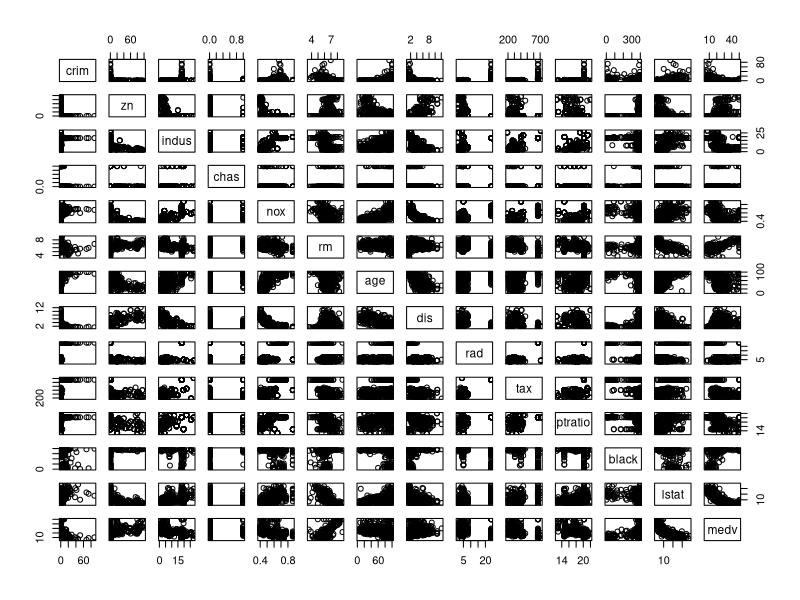
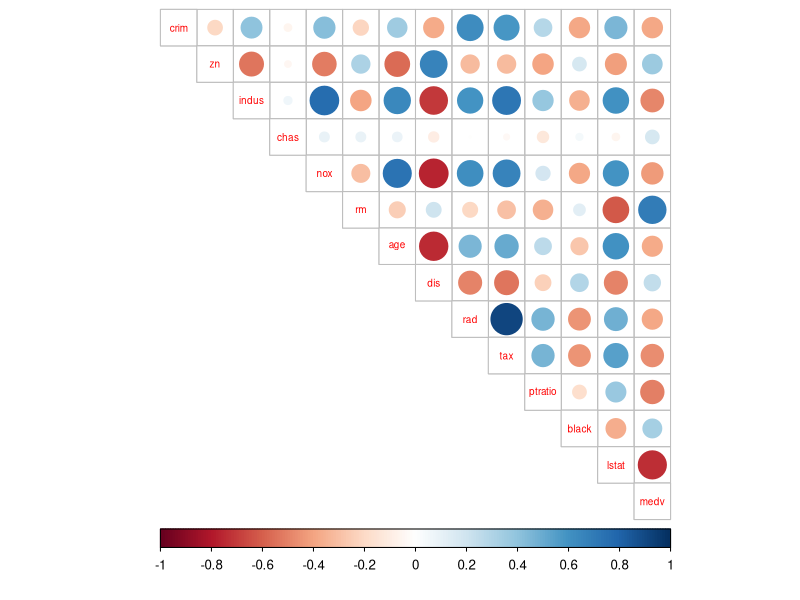
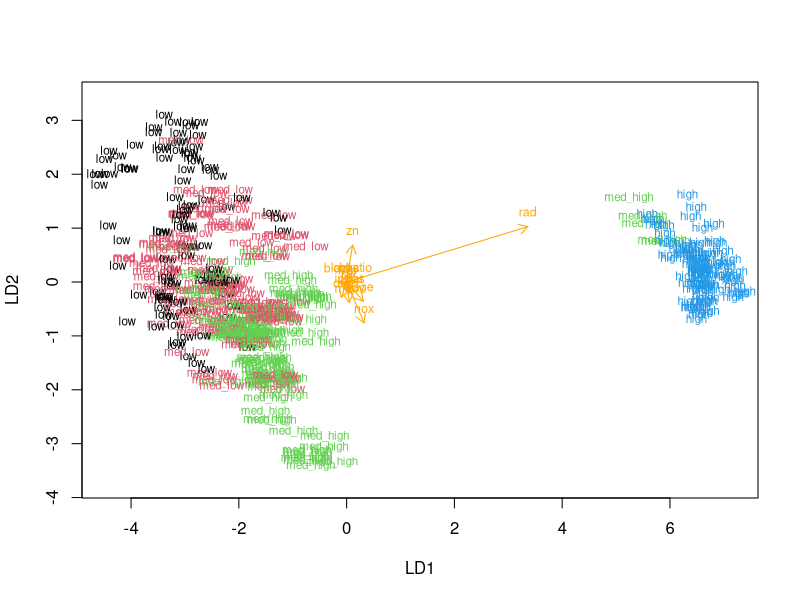
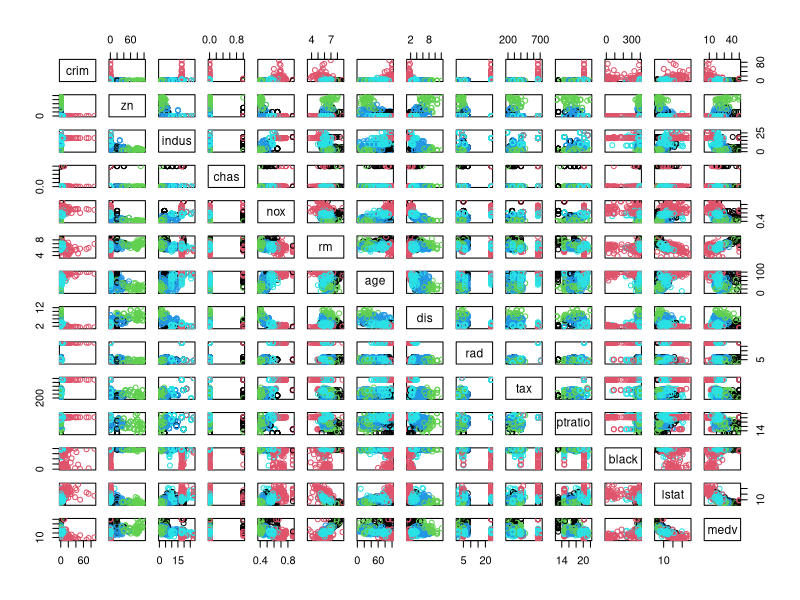

Write the R code that produced these figures, in order.
## ---- chunk 1
# access the MASS package
library(MASS)
library(corrplot)

# load the data
data(Boston)

# explore the dataset
str(Boston)
summary(Boston)
## ---- chunk 2
# plot matrix of the variables
pairs(Boston)

# calculate the correlation matrix and round it
cor_matrix<-cor(Boston) 
cor_matrix
# print the correlation matrix
cor_matrix

# visualize the correlation matrix
corrplot(cor_matrix, method="circle", type="upper", cl.pos = "b", tl.pos = "d", tl.cex = 0.6)
## ---- chunk 3
# center and standardize variables
boston_scaled <- scale(Boston)

# summaries of the scaled variables
summary(boston_scaled)

# class of the boston_scaled object
class(boston_scaled)

# change the object to data frame
boston_scaled <- as.data.frame(boston_scaled)
## ---- chunk 4

# save the scaled crim as scaled_crim
scaled_crim <- boston_scaled$crim

# summary of the scaled_crim
summary(scaled_crim)

# create a quantile vector of scaled_crim and print it
bins <- quantile(scaled_crim)
bins

# create a categorical variable 'crime'
crime <- cut(scaled_crim, breaks = bins, include.lowest = TRUE, labels = c("low", "med_low", "med_high", "high"))

# look at the table of the new factor crime
table(crime)

# remove original crim from the dataset
boston_scaled <- dplyr::select(boston_scaled, -crim)

# add the new categorical value to scaled data
boston_scaled <- data.frame(boston_scaled, crime)

# number of rows in the Boston dataset 
n <- nrow(boston_scaled)

# choose randomly 80% of the rows
ind <- sample(n,  size = n * 0.8)

# create train set
train <- boston_scaled[ind,]
train

# create test set 
test <- boston_scaled[-ind,]
test
# save the correct classes from test data
correct_classes <- test$crime

# remove the crime variable from test data
test <- dplyr::select(test, -crime)
## ---- chunk 5
# linear discriminant analysis
lda.fit <- lda(crime ~ ., data = train)

# print the lda.fit object
lda.fit

# the function for lda biplot arrows
lda.arrows <- function(x, myscale = 1, arrow_heads = 0.1, color = "orange", tex = 0.75, choices = c(1,2)){
  heads <- coef(x)
  arrows(x0 = 0, y0 = 0, 
         x1 = myscale * heads[,choices[1]], 
         y1 = myscale * heads[,choices[2]], col=color, length = arrow_heads)
  text(myscale * heads[,choices], labels = row.names(heads), 
       cex = tex, col=color, pos=3)
}

# target classes as numeric
classes <- as.numeric(train$crime)

# plot the lda results
plot(lda.fit, dimen = 2, col = classes, pch = classes)
lda.arrows(lda.fit, myscale = 1)

## ---- chunk 6
# predict classes with test data
lda.pred <- predict(lda.fit, newdata = test)

# cross tabulate the results
table(correct = correct_classes, predicted = lda.pred$class)
## ---- chunk 7

# load the data
data(Boston)

# center and standardize variables
boston_scaled <- scale(Boston)

# summaries of the scaled variables
summary(boston_scaled)

# class of the boston_scaled object
class(boston_scaled)

# change the object to data frame
boston_scaled <- as.data.frame(boston_scaled)

# euclidean distance matrix
dist_eu <- dist(boston_scaled)

# look at the summary of the distances
summary(dist_eu)

# k-means clustering
km <-kmeans(dist_eu, centers = 5)

# plot the Boston dataset with clusters
pairs(Boston, col = km$cluster)

